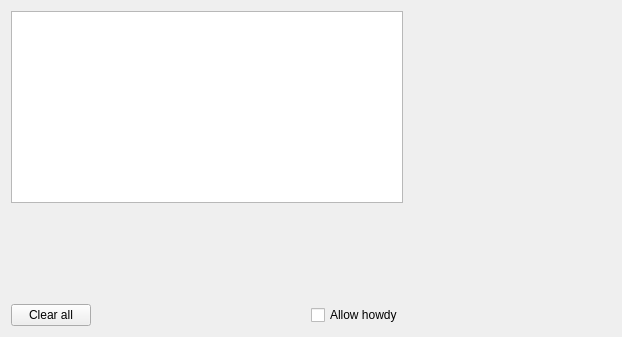
<?xml version="1.0" encoding="UTF-8"?>
<ui version="4.0">
 <class>ModelWidget</class>
 <widget class="QWidget" name="ModelWidget">
  <property name="geometry">
   <rect>
    <x>0</x>
    <y>0</y>
    <width>622</width>
    <height>337</height>
   </rect>
  </property>
  <property name="windowTitle">
   <string>Form</string>
  </property>
  <layout class="QGridLayout" name="gridLayout">
   <item row="2" column="0">
    <widget class="QPushButton" name="clearButton">
     <property name="text">
      <string>Clear all</string>
     </property>
    </widget>
   </item>
   <item row="1" column="1">
    <spacer name="verticalSpacer">
     <property name="orientation">
      <enum>Qt::Vertical</enum>
     </property>
     <property name="sizeHint" stdset="0">
      <size>
       <width>20</width>
       <height>40</height>
      </size>
     </property>
    </spacer>
   </item>
   <item row="2" column="1">
    <spacer name="spaceClearAllow">
     <property name="orientation">
      <enum>Qt::Horizontal</enum>
     </property>
     <property name="sizeHint" stdset="0">
      <size>
       <width>40</width>
       <height>20</height>
      </size>
     </property>
    </spacer>
   </item>
   <item row="0" column="3">
    <spacer name="spacerViewWidget">
     <property name="orientation">
      <enum>Qt::Horizontal</enum>
     </property>
     <property name="sizeHint" stdset="0">
      <size>
       <width>40</width>
       <height>20</height>
      </size>
     </property>
    </spacer>
   </item>
   <item row="2" column="2">
    <widget class="QCheckBox" name="checkAllow">
     <property name="text">
      <string>Allow howdy</string>
     </property>
    </widget>
   </item>
   <item row="0" column="0" colspan="3">
    <widget class="QTableWidget" name="tableWidget"/>
   </item>
  </layout>
 </widget>
 <resources/>
 <connections/>
</ui>
